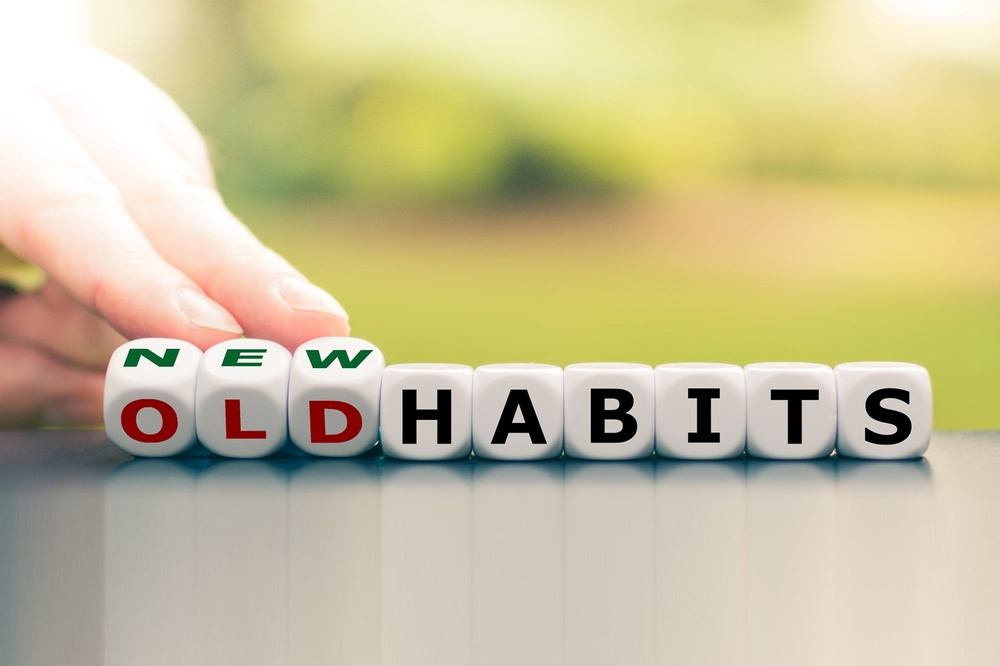
#> input picture LevelQuadtree/img.jpg, 1000 x 666 px, shrunk from 2000 x 1333 before the run, found by its file name
$ python com.py
#> lines starting #> are read from the running program, lines starting #| are printed output that depends on the picture
#> in testQuadTree, lowDtlImg is the input picture: PIL image 1000x666 RGB; mean R, G, B 201.3, 192.2, 153.2
from PIL import Image
from collections import namedtuple
from statistics import variance
import logging
Grid = namedtuple('Grid', 'x y width height')
Color = namedtuple('Color', 'r g b')
THRESHOLD = 0.5  # 0-100
MAX_VARIANCE = 255 ** 2
MAX_DEPTH = 10
Logger = logging.getLogger("Logger")
Logger.setLevel(logging.INFO)
class SubImage:
    def __init__(self, img, grid=None):
        if (grid is None):
            self.grid = Grid(0, 0, img.size[0], img.size[1])
#> self.grid = (0, 0, 1000, 666)
        else:
            self.grid = grid
        self.img = img

    # def __init__(self, x, y, img):
    #     self.grid = Grid(x, y, img.size[0], img.size[1])
    #     self.img = img
    def getCroppedImg(self):
        return self.img.crop((self.grid.x, self.grid.y, self.grid.x + self.grid.width, self.grid.y + self.grid.height))

    def isTooSmall(self):
        return self.grid.width < 30 or self.grid.height < 30
    def averageColor1Chnl(img):
        hist = img.histogram()
        s = 0
        for index, count in enumerate(hist):
            s += (index * count)
        return int(s / sum(hist))

    def variance(img, avg):
        hist = img.histogram()
        sqrSum = 0
        for index, count in enumerate(hist):
            sqrSum += ((index - avg) ** 2) * count
        return sqrSum / sum(hist)

    def averageColor(self):
        imgR, imgG, imgB = self.getCroppedImg().split()
        return Color(SubImage.averageColor1Chnl(imgR), SubImage.averageColor1Chnl(imgG),
                     SubImage.averageColor1Chnl(imgB))

    # returns a scaled down value 0-1 indicating detail
    def detailLevel(self):
        imgR, imgG, imgB = self.getCroppedImg().split()
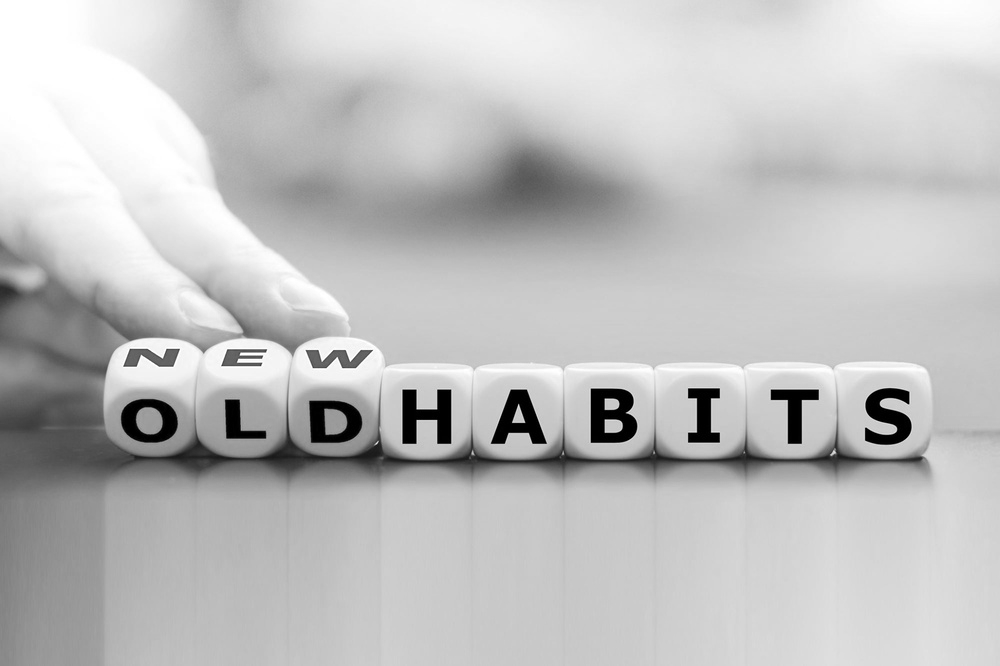
#> imgG: PIL image 1000x666 L; min 0, max 255, mean 192.2
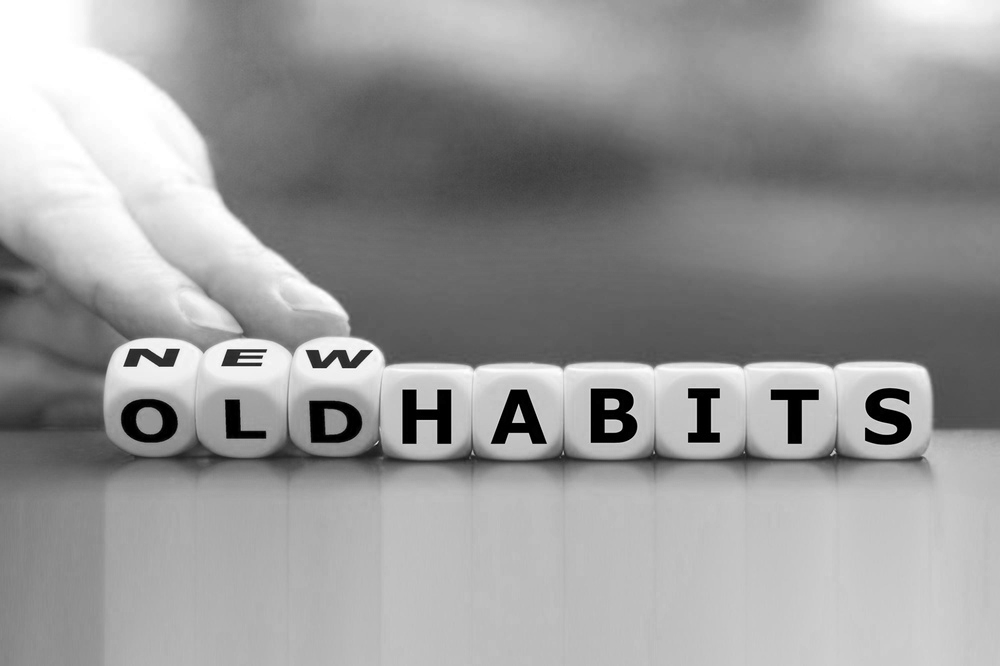
#> imgB: PIL image 1000x666 L; min 0, max 255, mean 153.2
        avgClr = self.averageColor()
#> in averageColor1Chnl, `hist = img.histogram()`: hist = 256 values, max 25854 at index 255, min 83 at index 34, mean 2601.6
#> the loop in averageColor1Chnl, `for index, count in enumerate(hist):` made 256 passes
#> (count, s) on passes 1 to 3: (5489, 0), (2439, 2439), (1388, 5215)
#> after the loop in averageColor1Chnl, `for index, count in enumerate(hist):`: s = 134077900
#> the loop in averageColor1Chnl (call 2), `for index, count in enumerate(hist):` made 256 passes
#> (count, s) on passes 1 to 3: (6005, 0), (1973, 1973), (1235, 4443)
#> avgClr = (201, 192, 153)
        vrnc = SubImage.variance(imgR, avgClr.r) + SubImage.variance(imgG, avgClr.g) + SubImage.variance(imgB, avgClr.b)
#> the loop in variance, `for index, count in enumerate(hist):` made 256 passes
#> (count, sqrSum) on passes 1 to 3: (5489, 221761089), (2439, 319321089), (1388, 374287277)
#> after the loop in variance, `for index, count in enumerate(hist):`: sqrSum = 1595561090
#> the loop in variance (call 2), `for index, count in enumerate(hist):` made 256 passes
#> (count, sqrSum) on passes 1 to 3: (6005, 221368320), (1973, 293345333), (1235, 337928833)
#> vrnc = 7314.1
        return (vrnc / (MAX_VARIANCE * 3)) * 100

    def splitIntoQuads(self):
        newWidth, newHeight = (self.grid.width // 2, self.grid.height // 2)
#> newWidth = 500; newHeight = 333
        initialX, initialY = (self.grid.x, self.grid.y)
#> initialX = 0; initialY = 0
        Quads = []
        QuadImgs = []
        Quads.append(Grid(initialX, initialY, newWidth, newHeight))
        Quads.append(Grid(initialX + newWidth, initialY, newWidth, newHeight))
        Quads.append(Grid(initialX, initialY + newHeight, newWidth, newHeight))
        Quads.append(Grid(initialX + newWidth, initialY + newHeight, newWidth, newHeight))
        for quad in Quads:
            QuadImgs.append(SubImage(self.img, quad))
#> this loop made 4 passes
#> after the loop, QuadImgs = 4 items
        return QuadImgs


class Node:
    depth = 0

    def __init__(self, subImg, threshold):
        self.subImg = None
        self.children = []
        self.grid = subImg.grid
        if (subImg.detailLevel() < THRESHOLD or subImg.isTooSmall()):
            renderedImg = Image.new("RGB", subImg.img.size, subImg.averageColor())
            self.subImg = SubImage(renderedImg, self.grid)
        else:
            childrenSubImgs = subImg.splitIntoQuads()
#> childrenSubImgs = 4 items
            Node.depth += 1
            for child in childrenSubImgs:
                self.children.append(Node(child, threshold))
#> this loop made 4 passes
#> pass 1, in detailLevel (call 2), `imgR, imgG, imgB = self.getCroppedImg().split()`:
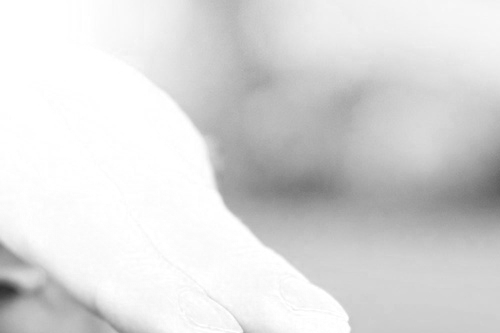
#> imgR: PIL image 500x333 L; min 46, max 255, mean 218.7
#> pass 1, in detailLevel (call 2), `imgR, imgG, imgB = self.getCroppedImg().split()`:
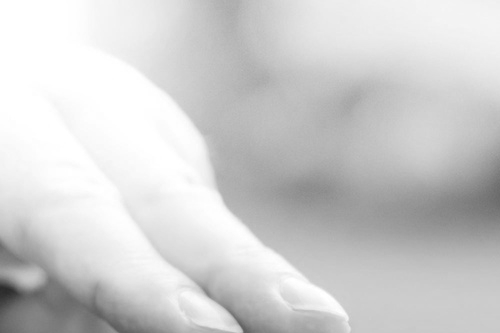
#> imgG: PIL image 500x333 L; min 43, max 255, mean 207.1
#> pass 1, in detailLevel (call 2), `imgR, imgG, imgB = self.getCroppedImg().split()`:
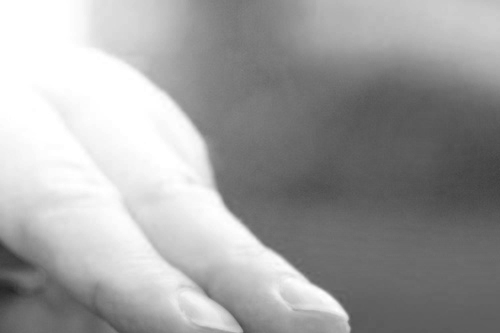
#> imgB: PIL image 500x333 L; min 38, max 255, mean 160.5
#> pass 1, in detailLevel (call 3), `imgR, imgG, imgB = self.getCroppedImg().split()`:
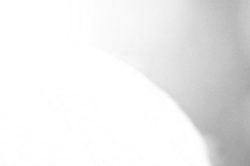
#> imgR: PIL image 250x166 L; min 152, max 255, mean 237.4

    def isLeaf(self):
        return not self.children

    def getCorner(self):
        return (self.grid.x, self.grid.y)

    def getImg(self):
        return self.subImg.img


class QuadTree:
    def __init__(self):
        self.depth = 0
        self.root = None
        self.renderedImg = None

    def construct(self, img, threshold):
        self.root = Node(SubImage(img), threshold)
        self.renderedImg = Image.new("RGB", img.size)
#> self.renderedImg: PIL image 1000x666 RGB; every value is 0

    def __renderImage__(self, node):
        if (node.isLeaf()):
            self.renderedImg.paste(node.getImg(), node.getCorner())
        else:
            for child in node.children:
                self.__renderImage__(child)
#> this loop made 4 passes

    def renderImage(self):
        self.__renderImage__(self.root)

    def getRenderedImage(self):
        return self.renderedImg


def testDetailLevel():
    highDtlImg = Image.open('test.jpg')
    lowDtlImg = Image.open(r'D:\Eeggor\Eeggor Codes\Github Repositories\PyJourney-GG\LevelQuadtree\img.jpg')
    dtl1 = SubImage(highDtlImg, Grid(0, 0, highDtlImg.size[0], highDtlImg.size[1]))
    dtl2 = SubImage(lowDtlImg, Grid(0, 0, lowDtlImg.size[0], lowDtlImg.size[1]))
    print(dtl1.detailLevel(), dtl2.detailLevel())


def testNodeConstructLessThanThreshold():
    lowDtlImg = Image.open(r'D:\Eeggor\Eeggor Codes\Github Repositories\PyJourney-GG\LevelQuadtree\img.jpg')
    dtl2 = SubImage(lowDtlImg)
    Node(dtl2)


def testQuadTree():
    lowDtlImg = Image.open(r'D:\Eeggor\Eeggor Codes\Github Repositories\PyJourney-GG\LevelQuadtree\img.jpg')
    qtree = QuadTree()
    qtree.construct(lowDtlImg, THRESHOLD)
    qtree.renderImage()
    qtree.getRenderedImage().show()
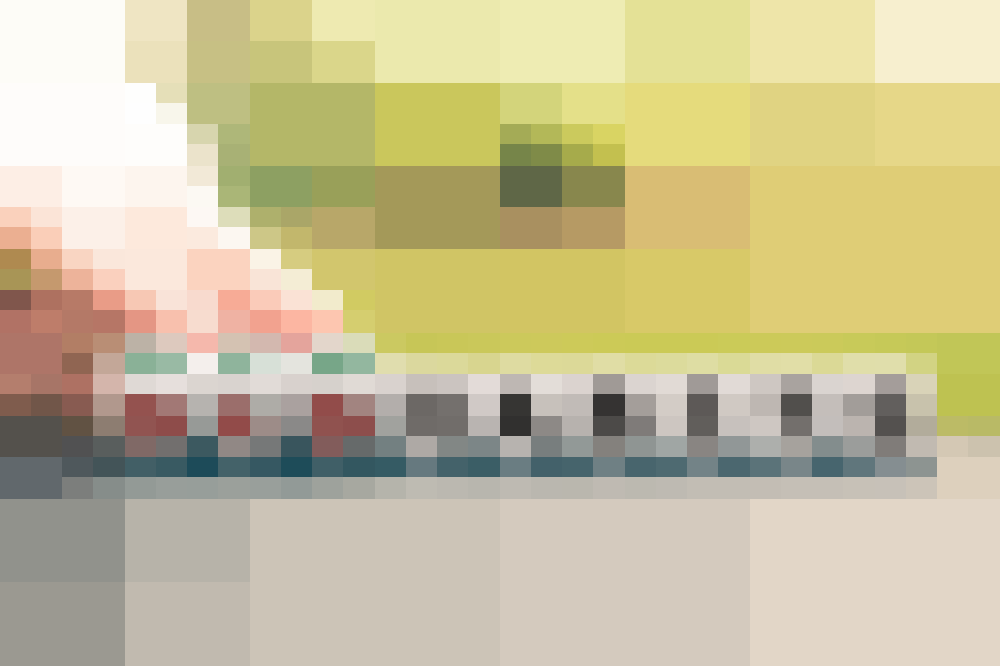
#> shown: PIL image 1000x666 RGB; mean R, G, B 200.8, 191.7, 152.7

testQuadTree()
